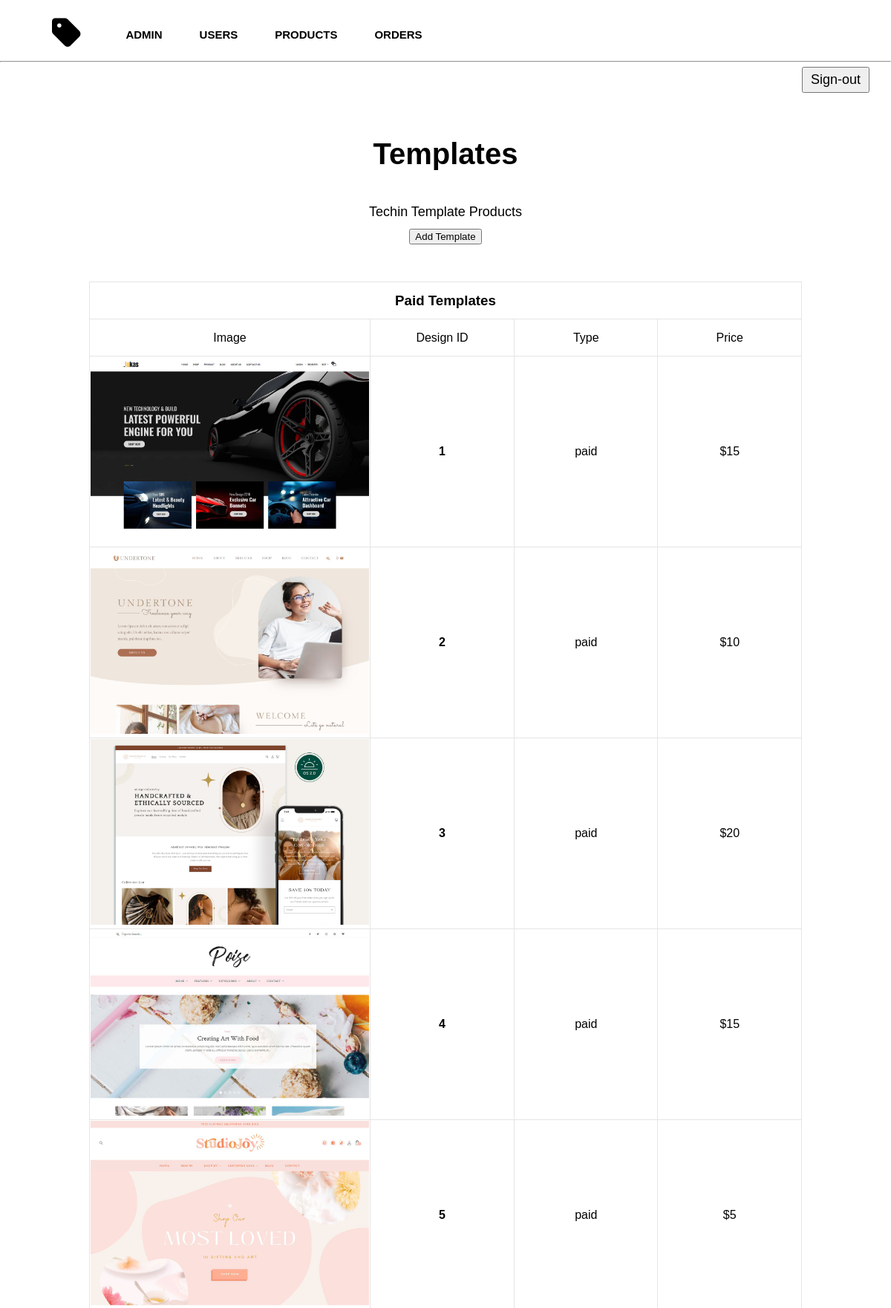
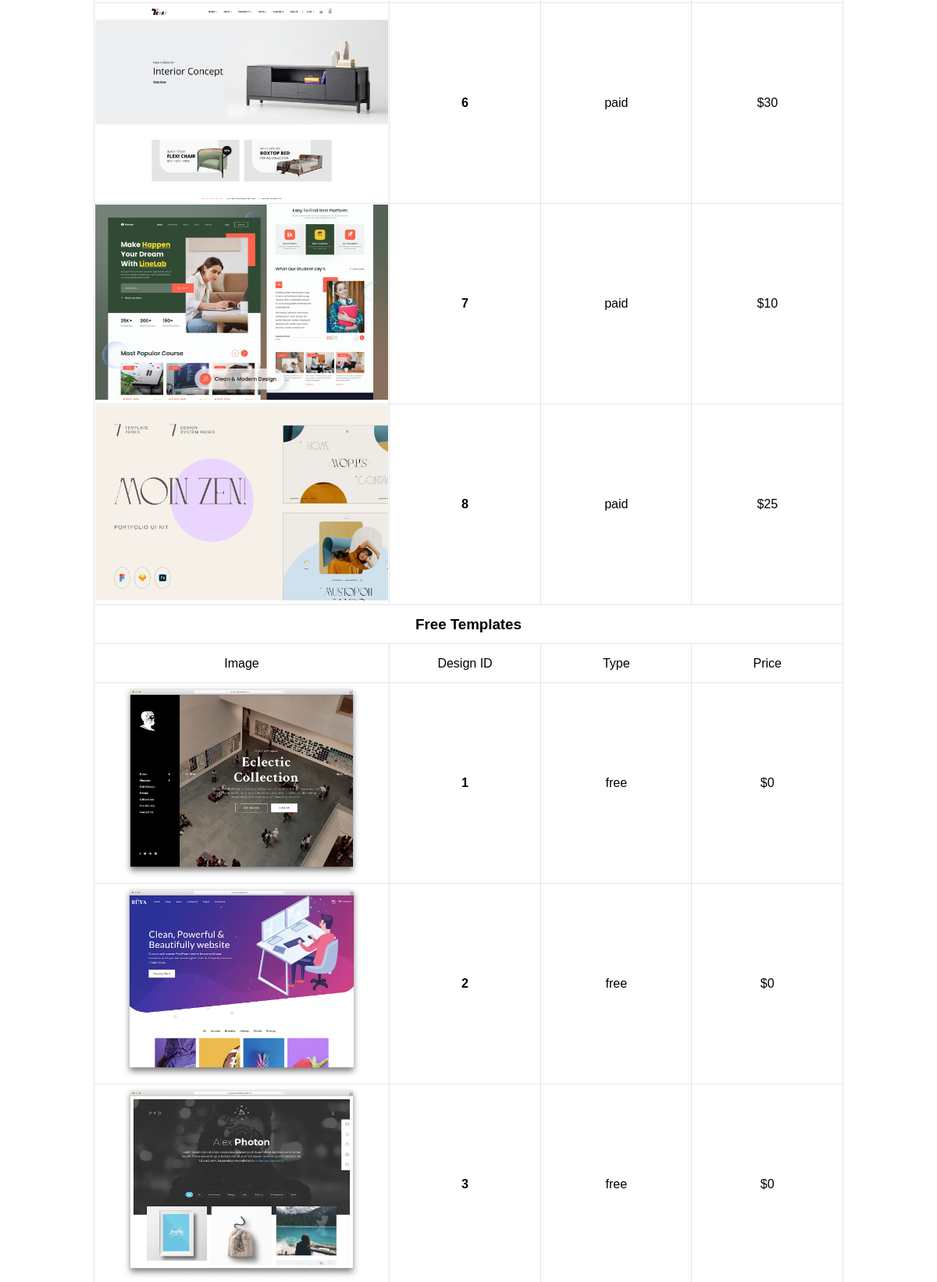
Screenshot of /Admin/product.php (signed in, upper part) with the database file from the repository (2 pictures, top to bottom).
### tables this page shows
CREATE TABLE `paidTemplate` (
  `designID` int(11) NOT NULL,
  `type` varchar(100) NOT NULL,
  `title` varchar(100) NOT NULL,
  `price` int(11) NOT NULL,
  `image` text NOT NULL,
  `image2` varchar(100) NOT NULL,
  `image3` varchar(100) NOT NULL,
  `des` text NOT NULL
);

CREATE TABLE `freeTemplate` (
  `designID` int(11) NOT NULL,
  `type` varchar(100) NOT NULL,
  `price` int(11) NOT NULL,
  `image` text NOT NULL,
  `description` text NOT NULL,
  `text` text NOT NULL
);

### Admin/product.php (the view, shortened to what this page needs)
<?php  include("log.php");
?>
<!DOCTYPE html>
<html lang="en">
<head>
    <link rel="stylesheet" href="style.css" type="text/css">
    <link rel="stylesheet" href="https://cdnjs.cloudflare.com/ajax/libs/font-awesome/6.1.2/css/all.min.css" />
</head>
    <body >
<div class="navbar">
            <div class="navbar-left">
                <a href="home.php" class="brand-logo">
                    <div>
                        <i class="fa-solid fa-tag"></i>
                    </div>
                </a>
                <a href="home.php" >
                    <div>Admin</div>
                </a>
                <a href="users.php" >
                    <div>Users</div>
                </a>
                <a href="product.php">
                    <div>Products</div>
                </a>
                <a href="order.php">
                    <div>Orders</div>
                </a>
            </div>
            <hr>
        </div>
        <div class="sign-out">
                <form action="signout.php" method="POST">
                    <button name="signOut" class="signO"> Sign-out</button>
                </form>
        </div>
        <div class="admin" >
            <div class="admin-top">
                <h1>Templates</h1> <br>
            </div>
            <div class="admin-des">
                Techin Template Products
            </div>
            <a href="add-template.php"><button>Add Template</button></a>
            <table class="table" border="">
                <tr>
                    <td colspan="4"><h3>Paid Templates</h3></td>
                </tr>
                <tr>
                    <td class="tabled1">Image</td>
                    <td>Design ID</td>
                    <td>Type</td>
                    <td>Price</td>
                </tr>
                <?php
                    $result =mysqli_query($connect, "SELECT * FROM paidTemplate");
                    while($row = mysqli_fetch_array($result)){ ?>
                        <tr>
                            <td class="tabled2"><img height="250px"  src="../<?php echo $row['image']?>" class="product" ></td>
                            <td><b><?php echo $row['designID']?></b></td>
                            <td><?php echo $row['type']?></td>
                            <td >
                                <p id="price">$<?php echo $row['price']?> </p>
                            </td>
                        </tr>
                <?php  } ?>
                <tr>
                <td colspan="4"><h3>Free Templates</h3></td>
                </tr>
                <tr>
                    <td class="tabled1">Image</td>
                    <td>Design ID</td>
                    <td>Type</td>
                    <td>Price</td>
                </tr>
                <?php
                    $result =mysqli_query($connect, "SELECT * FROM freeTemplate");
                    while($row = mysqli_fetch_array($result)){ ?>
                        <tr>
                            <td class="tabled2"><img height="250px"  src="../<?php echo $row['image']?>" class="product" ></td>
                            <td><b><?php echo $row['designID']?></b></td>
                            <td><?php echo $row['type']?></td>
                            <td>$<?php echo $row['price']?> </td>
                        </tr>
                <?php  } ?>
            </table>
        </div>
    </body>
</html>

### Admin/style.css (style rules this page uses)
* { margin: 0; box-sizing: border-box; }
body { background-color: #242424; padding: auto; width: 100%; height: 100%; background-color:rgb(255, 255, 255); }
a { color: #000000; text-decoration: none; }
.navbar { padding-top: 20px; width: 100%; font-family: "Clarkson",Helvetica,sans-serif; height: 80px; font-size: 14px; }
.brand-logo { padding-right: 10px ; color:black; font-size: 45px; text-decoration: none; }
.navbar-left { padding-left: 20px; font-size: 15px; display: flex; align-items: center ; text-transform: uppercase; align-items: left ; font-weight: 500; }
.navbar hr { margin-top: 10px; }
.navbar-left div { padding-left: 50px; font-weight: 700; }
.sign-out { padding-top: 10px; margin-left: 90%; }
.signO { padding: 5px 10px; font-size: 18px; }
.admin { padding-top: 10px; font-family: "Clarkson",Helvetica,sans-serif; text-align: center; }
.admin-top { padding-top: 50px; font-family: "Clarkson",Helvetica,sans-serif; font-size: 20px; font-weight: 500; }
.admin-des { margin-left: auto; margin-right: auto; padding-top: 10px; line-height: 45px; font-size:18px ; }
.table { margin: 50px 0; width: 80%; padding-top: 30px; border-color: #e5e5e5; border-collapse: collapse; font-family: "Clarkson",Helvetica,sans-serif; border-collapse: collapse; text-align: center; margin-left: auto; margin-right: auto; padding-bottom: 50px; }
.table tr { font-size: 16px; height: 50px; transition: .4s; }
.table td { width: 200px; }

### rows the page displays
paidtemplate: image (picture), designID "1", type "paid", price "15"
paidtemplate: image (picture), designID "2", type "paid", price "10"
paidtemplate: image (picture), designID "3", type "paid", price "20"
paidtemplate: image (picture), designID "4", type "paid", price "15"
paidtemplate: image (picture), designID "5", type "paid", price "5"
paidtemplate: image (picture), designID "6", type "paid", price "30"
paidtemplate: image (picture), designID "7", type "paid", price "10"
paidtemplate: image (picture), designID "8", type "paid", price "25"
freetemplate: image (picture), designID "1", type "free", price "0"
freetemplate: image (picture), designID "2", type "free", price "0"
freetemplate: image (picture), designID "3", type "free", price "0"
